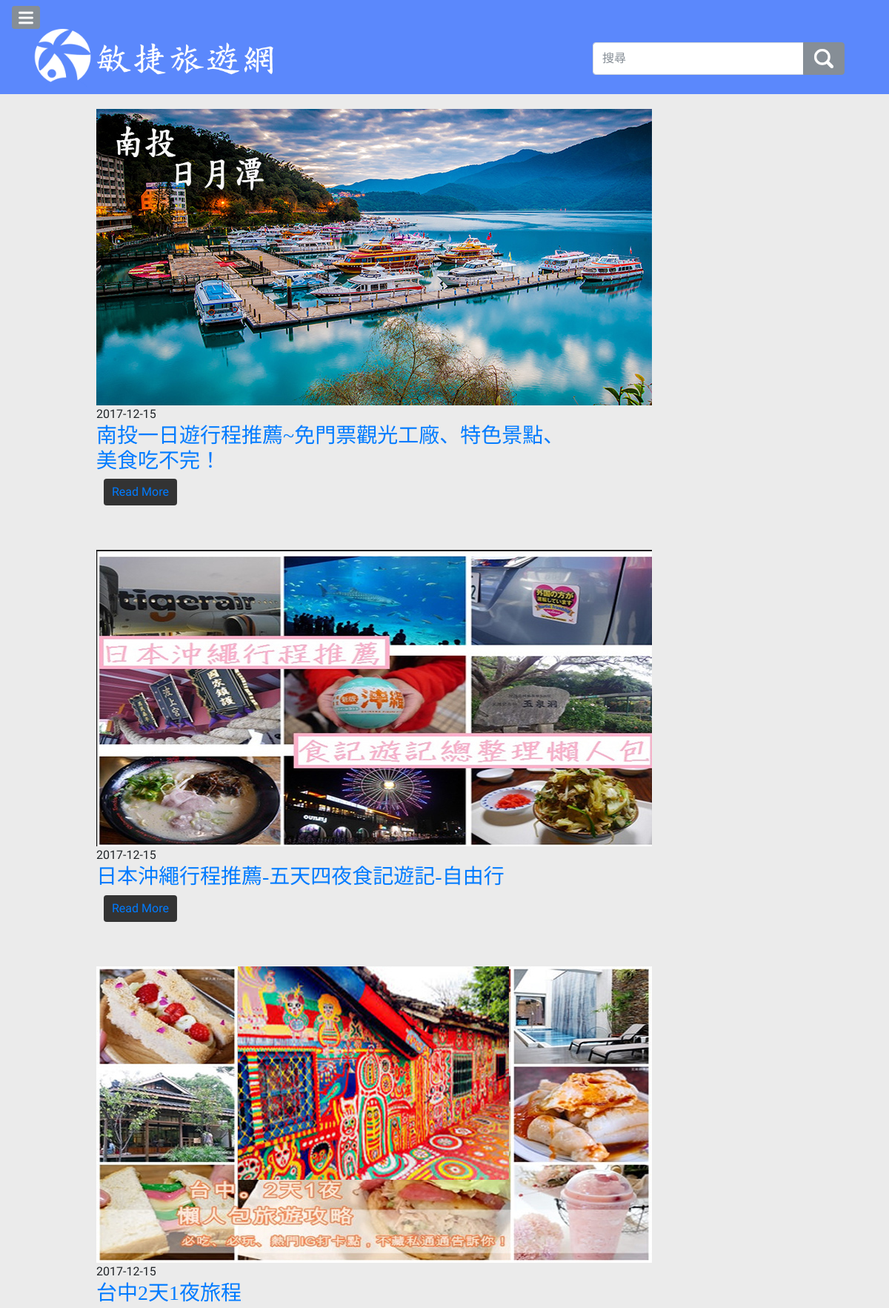
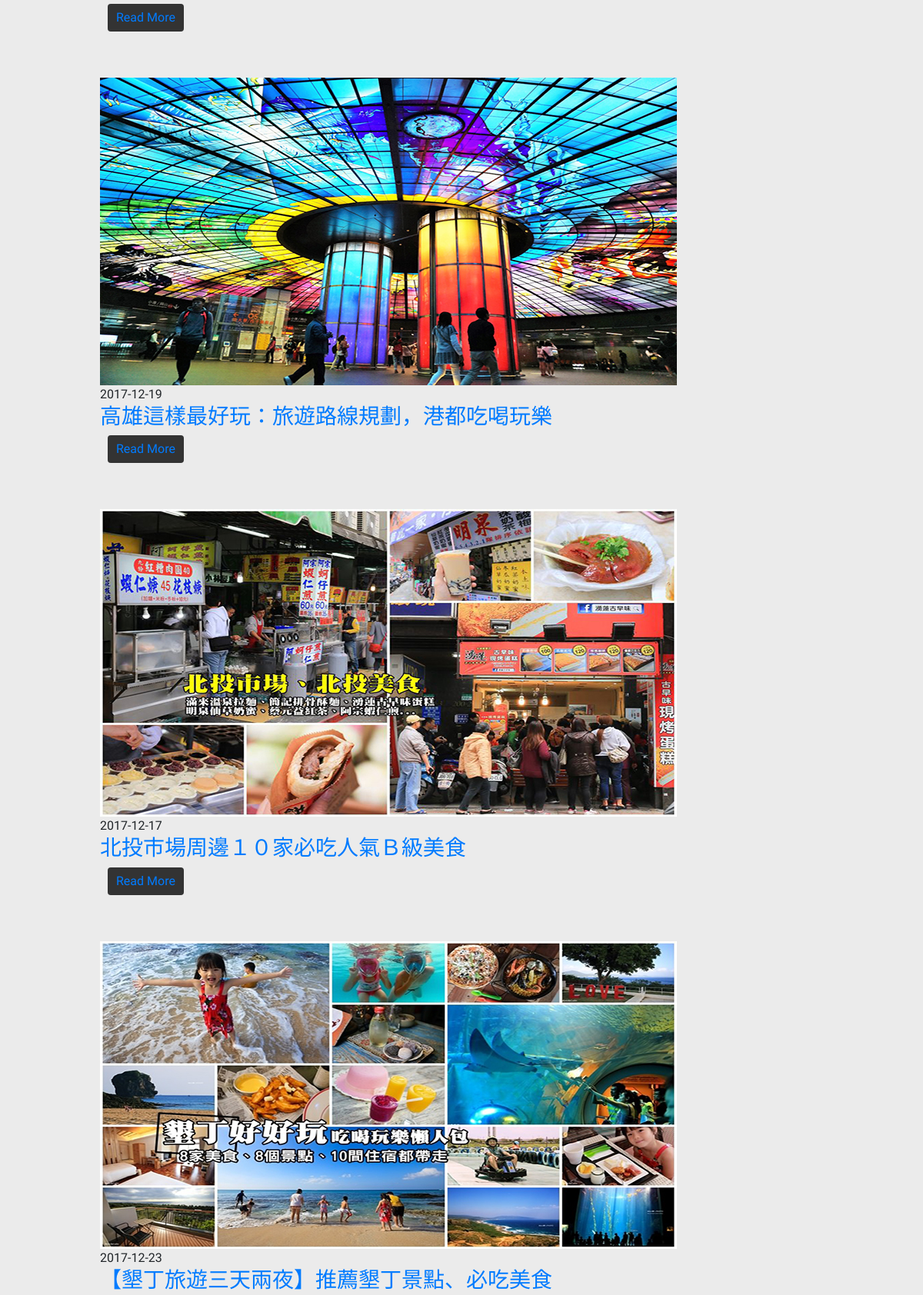
Screenshot of /blog.php (upper part) with the database file from the repository (2 pictures, top to bottom).
### tables this page shows
CREATE TABLE `blog` (
  `Id` int(10) UNSIGNED NOT NULL COMMENT '編號',
  `Title` varchar(50) NOT NULL COMMENT '標題',
  `Content` text NOT NULL COMMENT '內容',
  `Member_id` int(10) NOT NULL COMMENT '會員編號',
  `Date` date NOT NULL COMMENT '日期',
  `Pic` varchar(50) NOT NULL COMMENT '圖片名稱'
);

### blog.php (the view, shortened to what this page needs)
<?php include("dbconnect.php");?>
<?php
if(isset($_GET['blog_Id'])){
        $blog_Id = $_GET['blog_Id'];
        $sql_count = mysqli_query($conn,"SELECT * FROM `blog` WHERE `Id` = $blog_Id");
}else{
        $sql_count = mysqli_query($conn,"SELECT * FROM `blog`");
}
$total_count = mysqli_num_rows($sql_count);
$page_num = 6;
$total_page = ceil($total_count/$page_num);
$per_count = $page_num;
if(isset($_GET['blog_Id'])){
  if(isset($_GET['page'])){
              $page = $_GET['page'];
              if ($page!=""){ $page=$_GET['page'];}else{  $page=1;}
              $begin = ($page-1) * $page_num;
              $sql = mysqli_query("SELECT * FROM blog WHERE Id=$blog_Id ORDER BY Id ASC LIMIT $begin,$per_count");
          }else {
              $sql = mysqli_query("SELECT * FROM blog WHERE Id=$blog_Id ORDER BY Id ASC LIMIT $per_count");
          }
if(isset($_GET['start'],$_GET['end'])){
                        $start = $_GET['start']+1;
                        if($_GET['page'] == $total_page){
                              $end = $total_count;
                        }else{
                              $end = $_GET['end']+1;
                        }
                    }else{
                        $start=1;
                        $end=$page_num;
                       }
}else{
  if(isset($_GET['page'])){
                $page = $_GET['page'];
                if ($page!=""){ $page=$_GET['page'];}else{  $page=1;}
                $begin = ($page-1) * $page_num;
                $sql = mysqli_query($conn,"SELECT * FROM `blog` ORDER BY `Id` ASC LIMIT $begin,$per_count");
            }else{
                $sql = mysqli_query($conn,"SELECT * FROM `blog` ORDER BY `Id` ASC LIMIT $per_count");
               }
}
?>
<!doctype html>
<head>
    <link href="vendor/bootstrap/css/bootstrap.min.css" rel="stylesheet">
    <link href="css/simple-sidebar.css" rel="stylesheet">
    <link href="css/body.css" rel="stylesheet">
</head>
<body style="background-color:#ebebeb">
<div id="wrapper">
        <nav class="navbar navbar-light " style="background-color:#5b88fc">
            <a href="#menu-toggle" class="btn btn-sm btn-secondary" id="menu-toggle"><img src="img/menu.png" vertical-align="center" height="20px"></a>
            <div class="container" >
                <div class="navbar-header">
                    <div>
                        <a><img class="img-responsive"src="img/logo.png" height="80px"align="center"></a>
                        <a><img class="img-responsive"src="img/name3.png" height="50px" align="center"></a>
                    </div>
                </div>
                <div class="input-group col-lg-4">
                    <input type="search" class="form-control" placeholder="搜尋">
                    <span class="input-group-btn">
                        <button class="btn btn-secondary" type="button"><img src="img/search.png" height="30px"></button>
                    </span>
                </div>
            </div>
        </nav>
        <div id="bodydiv" alt="內容">
            <div class="col-md-8" style="margin-top:20px">
              <?php while($row=mysqli_fetch_array($sql)){?>
              <div class="col-md-12">
                <div class="blog_post" data-wow-delay=".1s" data-wow-duration="2s">
                <a href="blog_post.php?Id=<?php echo $row['Id'];?>" class="post-img"><img src="img/<?php echo $row['Pic'];?>.jpg" alt="image"></a>
                <div class="bp-content">
                      <span><?php echo $row['Date'];?></span>
                  <a href="blog_post.php?Id=<?php echo $row['Id'];?>" class="post-title"><h3><?php echo $row['Title'];?></h3></a>
                  <a href="blog_post.php?Id=<?php echo $row['Id'];?>" class="btn btn-small">Read More</a>
                </div>
                </div>
              </div>
              <?php } ?>
            </div>
          </div>
        </div>
</body>
</html>

### css/simple-sidebar.css (style rules this page uses)
body { overflow-x: hidden; }
#wrapper { padding-left: 0; -webkit-transition: all 0.5s ease; -moz-transition: all 0.5s ease; -o-transition: all 0.5s ease; transition: all 0.5s ease; }
@media (min-width:768px) { #wrapper { padding-left: 0; } }

### css/body.css (style rules this page uses)
.post-img { padding-top: 20px; width:750px; height:400px; }
.post-title { font-weight: bold; font-family:Microsoft JhengHei; padding: 5px 10px 5px 10px; }
.btn-small { padding: 5px 10px 5px 10px; background-color: #333; margin-bottom: 60px; }

### blog.php (style rules this page uses)
body { font-family: 'Pangolin', cursive; }
#bodydiv { padding-left: 50px; }

### rows the page displays
blog: shows a picture, Date "2017-12-15", Title "南投一日遊行程推薦~免門票觀光工廠、特色景點、美食吃不完！"
blog: shows a picture, Date "2017-12-15", Title "日本沖繩行程推薦-五天四夜食記遊記-自由行"
blog: shows a picture, Date "2017-12-15", Title "台中2天1夜旅程"
blog: shows a picture, Date "2017-12-19", Title "高雄這樣最好玩：旅遊路線規劃，港都吃喝玩樂"
blog: shows a picture, Date "2017-12-17", Title "北投市場周邊１０家必吃人氣Ｂ級美食"
blog: shows a picture, Date "2017-12-23", Title "【墾丁旅遊三天兩夜】推薦墾丁景點、必吃美食"
